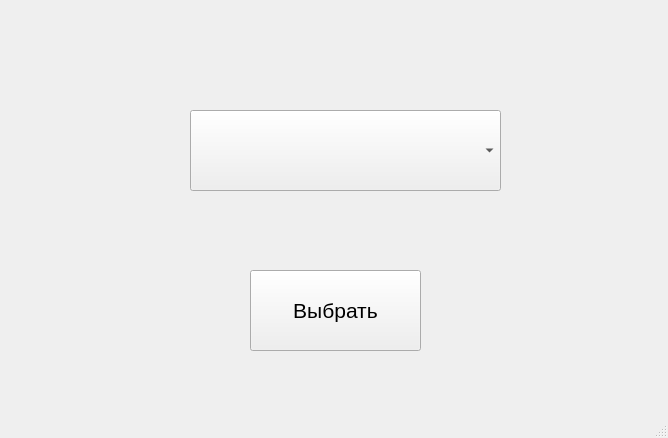
<?xml version="1.0" encoding="UTF-8"?>
<ui version="4.0">
 <class>MainWindow</class>
 <widget class="QMainWindow" name="MainWindow">
  <property name="geometry">
   <rect>
    <x>0</x>
    <y>0</y>
    <width>668</width>
    <height>438</height>
   </rect>
  </property>
  <property name="windowTitle">
   <string>MainWindow</string>
  </property>
  <widget class="QWidget" name="centralwidget">
   <widget class="QPushButton" name="press">
    <property name="geometry">
     <rect>
      <x>250</x>
      <y>270</y>
      <width>171</width>
      <height>81</height>
     </rect>
    </property>
    <property name="font">
     <font>
      <pointsize>16</pointsize>
     </font>
    </property>
    <property name="text">
     <string>Выбрать</string>
    </property>
   </widget>
   <widget class="QComboBox" name="choose">
    <property name="geometry">
     <rect>
      <x>190</x>
      <y>110</y>
      <width>311</width>
      <height>81</height>
     </rect>
    </property>
    <property name="font">
     <font>
      <pointsize>16</pointsize>
     </font>
    </property>
   </widget>
  </widget>
  <widget class="QMenuBar" name="menubar">
   <property name="geometry">
    <rect>
     <x>0</x>
     <y>0</y>
     <width>668</width>
     <height>26</height>
    </rect>
   </property>
  </widget>
  <widget class="QStatusBar" name="statusbar"/>
 </widget>
 <resources/>
 <connections/>
</ui>
